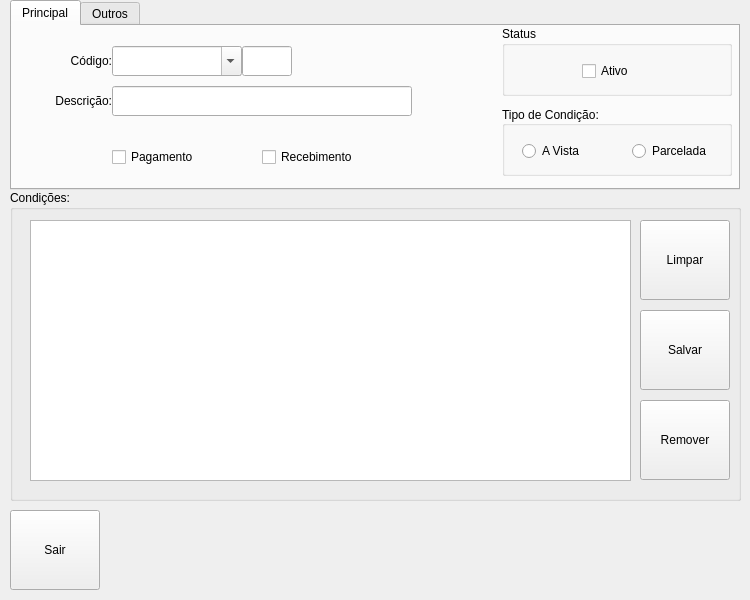
<?xml version="1.0" encoding="UTF-8"?>
<ui version="4.0">
 <class>FormTerms</class>
 <widget class="QDialog" name="FormTerms">
  <property name="geometry">
   <rect>
    <x>0</x>
    <y>0</y>
    <width>750</width>
    <height>600</height>
   </rect>
  </property>
  <property name="minimumSize">
   <size>
    <width>750</width>
    <height>600</height>
   </size>
  </property>
  <property name="maximumSize">
   <size>
    <width>750</width>
    <height>600</height>
   </size>
  </property>
  <property name="windowTitle">
   <string>Manutenção em Condições de Pagamentos</string>
  </property>
  <property name="windowIcon">
   <iconset resource="../images.qrc">
    <normaloff>:/images/PNG/128x128/gnome-system-config-128x128.png</normaloff>:/images/PNG/128x128/gnome-system-config-128x128.png</iconset>
  </property>
  <property name="toolTip">
   <string>Permite Adicionar, Alterar ou Excluir uma Condição de  Pagamento...</string>
  </property>
  <widget class="QGroupBox" name="GBoxView">
   <property name="geometry">
    <rect>
     <x>10</x>
     <y>190</y>
     <width>731</width>
     <height>311</height>
    </rect>
   </property>
   <property name="title">
    <string>Condições:</string>
   </property>
   <widget class="QTableView" name="TableViewTerms">
    <property name="geometry">
     <rect>
      <x>20</x>
      <y>30</y>
      <width>601</width>
      <height>261</height>
     </rect>
    </property>
    <property name="toolTip">
     <string>Condições de Pagamentos Atuais...</string>
    </property>
   </widget>
   <widget class="QToolButton" name="TButtonRemoveTerm">
    <property name="geometry">
     <rect>
      <x>630</x>
      <y>210</y>
      <width>90</width>
      <height>80</height>
     </rect>
    </property>
    <property name="toolTip">
     <string>Fazer Remoção da Condição de Pagamento Selecionada...</string>
    </property>
    <property name="text">
     <string>Remover</string>
    </property>
    <property name="icon">
     <iconset resource="../images.qrc">
      <normaloff>:/images/PNG/48x48/delete-48x48.png</normaloff>:/images/PNG/48x48/delete-48x48.png</iconset>
    </property>
    <property name="iconSize">
     <size>
      <width>48</width>
      <height>48</height>
     </size>
    </property>
    <property name="toolButtonStyle">
     <enum>Qt::ToolButtonTextUnderIcon</enum>
    </property>
   </widget>
   <widget class="QToolButton" name="TButtonCleanForm">
    <property name="geometry">
     <rect>
      <x>630</x>
      <y>30</y>
      <width>90</width>
      <height>80</height>
     </rect>
    </property>
    <property name="toolTip">
     <string>Permite Limpar os Campos do Formulário das Condições de Pagamentos...</string>
    </property>
    <property name="text">
     <string>Limpar</string>
    </property>
    <property name="icon">
     <iconset resource="../images.qrc">
      <normaloff>:/images/PNG/48x48/Rebuild-48x48.png</normaloff>:/images/PNG/48x48/Rebuild-48x48.png</iconset>
    </property>
    <property name="iconSize">
     <size>
      <width>48</width>
      <height>48</height>
     </size>
    </property>
    <property name="toolButtonStyle">
     <enum>Qt::ToolButtonTextUnderIcon</enum>
    </property>
   </widget>
   <widget class="QToolButton" name="TButtonSaveTerm">
    <property name="geometry">
     <rect>
      <x>630</x>
      <y>120</y>
      <width>90</width>
      <height>80</height>
     </rect>
    </property>
    <property name="toolTip">
     <string>Salvar os Dados para a Condição de Pagamento...</string>
    </property>
    <property name="text">
     <string>Salvar</string>
    </property>
    <property name="icon">
     <iconset resource="../images.qrc">
      <normaloff>:/images/PNG/48x48/Filesave-48x48.png</normaloff>:/images/PNG/48x48/Filesave-48x48.png</iconset>
    </property>
    <property name="iconSize">
     <size>
      <width>48</width>
      <height>48</height>
     </size>
    </property>
    <property name="toolButtonStyle">
     <enum>Qt::ToolButtonTextUnderIcon</enum>
    </property>
   </widget>
  </widget>
  <widget class="QToolButton" name="TButtonExitTerm">
   <property name="geometry">
    <rect>
     <x>10</x>
     <y>510</y>
     <width>90</width>
     <height>80</height>
    </rect>
   </property>
   <property name="toolTip">
    <string>Permite Sair da Janela de Manutenção de Condições de Pagamentos...</string>
   </property>
   <property name="text">
    <string>Sair</string>
   </property>
   <property name="icon">
    <iconset resource="../images.qrc">
     <normaloff>:/images/PNG/48x48/Exithome-48x48.png</normaloff>:/images/PNG/48x48/Exithome-48x48.png</iconset>
   </property>
   <property name="iconSize">
    <size>
     <width>48</width>
     <height>48</height>
    </size>
   </property>
   <property name="toolButtonStyle">
    <enum>Qt::ToolButtonTextUnderIcon</enum>
   </property>
  </widget>
  <widget class="QTabWidget" name="TabWidgetMain">
   <property name="geometry">
    <rect>
     <x>10</x>
     <y>0</y>
     <width>730</width>
     <height>190</height>
    </rect>
   </property>
   <property name="currentIndex">
    <number>0</number>
   </property>
   <widget class="QWidget" name="TabMain">
    <attribute name="title">
     <string>Principal</string>
    </attribute>
    <widget class="QLineEdit" name="LEditTermsID">
     <property name="geometry">
      <rect>
       <x>230</x>
       <y>20</y>
       <width>50</width>
       <height>30</height>
      </rect>
     </property>
    </widget>
    <widget class="QLabel" name="LabelTermsCode">
     <property name="geometry">
      <rect>
       <x>0</x>
       <y>20</y>
       <width>100</width>
       <height>30</height>
      </rect>
     </property>
     <property name="text">
      <string>Código:</string>
     </property>
     <property name="alignment">
      <set>Qt::AlignRight|Qt::AlignTrailing|Qt::AlignVCenter</set>
     </property>
    </widget>
    <widget class="QComboBox" name="CBoxTermsCode">
     <property name="geometry">
      <rect>
       <x>100</x>
       <y>20</y>
       <width>130</width>
       <height>30</height>
      </rect>
     </property>
     <property name="toolTip">
      <string>Informar um Código para a Condição de Pagamento Desejada...</string>
     </property>
     <property name="editable">
      <bool>true</bool>
     </property>
    </widget>
    <widget class="QGroupBox" name="GBoxTermsStatusActive">
     <property name="geometry">
      <rect>
       <x>490</x>
       <y>0</y>
       <width>230</width>
       <height>70</height>
      </rect>
     </property>
     <property name="title">
      <string>Status</string>
     </property>
     <widget class="QCheckBox" name="CheckBoxTermsStatusActive">
      <property name="geometry">
       <rect>
        <x>80</x>
        <y>30</y>
        <width>100</width>
        <height>30</height>
       </rect>
      </property>
      <property name="toolTip">
       <string>Ativar para a Condição poder ser Usada...</string>
      </property>
      <property name="text">
       <string>Ativo</string>
      </property>
     </widget>
    </widget>
    <widget class="QLineEdit" name="LEditTermsDescrip">
     <property name="geometry">
      <rect>
       <x>100</x>
       <y>60</y>
       <width>300</width>
       <height>30</height>
      </rect>
     </property>
     <property name="toolTip">
      <string>Informar uma Descrição para a Condição de Vendas/Compras...</string>
     </property>
     <property name="alignment">
      <set>Qt::AlignLeading|Qt::AlignLeft|Qt::AlignVCenter</set>
     </property>
    </widget>
    <widget class="QLabel" name="LabelTermsDescrip">
     <property name="geometry">
      <rect>
       <x>0</x>
       <y>60</y>
       <width>100</width>
       <height>30</height>
      </rect>
     </property>
     <property name="text">
      <string>Descrição:</string>
     </property>
     <property name="alignment">
      <set>Qt::AlignRight|Qt::AlignTrailing|Qt::AlignVCenter</set>
     </property>
    </widget>
    <widget class="QCheckBox" name="CheckBoxPayable">
     <property name="geometry">
      <rect>
       <x>100</x>
       <y>120</y>
       <width>120</width>
       <height>22</height>
      </rect>
     </property>
     <property name="toolTip">
      <string>Marcar para uma Condição de Pagamentos...</string>
     </property>
     <property name="text">
      <string>Pagamento</string>
     </property>
    </widget>
    <widget class="QCheckBox" name="CheckBoxReceivables">
     <property name="geometry">
      <rect>
       <x>250</x>
       <y>120</y>
       <width>120</width>
       <height>22</height>
      </rect>
     </property>
     <property name="toolTip">
      <string>Marcar para uma Condição de Recebimentos...</string>
     </property>
     <property name="text">
      <string>Recebimento</string>
     </property>
    </widget>
    <widget class="QGroupBox" name="GBoxTermsType">
     <property name="geometry">
      <rect>
       <x>490</x>
       <y>80</y>
       <width>230</width>
       <height>70</height>
      </rect>
     </property>
     <property name="title">
      <string>Tipo de Condição:</string>
     </property>
     <property name="alignment">
      <set>Qt::AlignLeading|Qt::AlignLeft|Qt::AlignVCenter</set>
     </property>
     <widget class="QRadioButton" name="RButtonTermsInCash">
      <property name="geometry">
       <rect>
        <x>20</x>
        <y>30</y>
        <width>100</width>
        <height>30</height>
       </rect>
      </property>
      <property name="toolTip">
       <string>Ativar para uma Condição A Vista...</string>
      </property>
      <property name="text">
       <string>A Vista</string>
      </property>
     </widget>
     <widget class="QRadioButton" name="RButtonTermsSubDivision">
      <property name="geometry">
       <rect>
        <x>130</x>
        <y>30</y>
        <width>100</width>
        <height>30</height>
       </rect>
      </property>
      <property name="toolTip">
       <string>Ativar para uma Condição Parcelada...</string>
      </property>
      <property name="text">
       <string>Parcelada</string>
      </property>
     </widget>
    </widget>
   </widget>
   <widget class="QWidget" name="TabOthers">
    <attribute name="title">
     <string>Outros</string>
    </attribute>
    <widget class="QGroupBox" name="GBoxTypeDue">
     <property name="geometry">
      <rect>
       <x>10</x>
       <y>10</y>
       <width>151</width>
       <height>130</height>
      </rect>
     </property>
     <property name="title">
      <string>Tipo Vencimento</string>
     </property>
     <widget class="QRadioButton" name="RButtonForTypeCutOffDay">
      <property name="geometry">
       <rect>
        <x>10</x>
        <y>80</y>
        <width>130</width>
        <height>22</height>
       </rect>
      </property>
      <property name="toolTip">
       <string>Marcar para o Faturamento para Uma Data  de Corte...</string>
      </property>
      <property name="text">
       <string>Dia(s) de Corte</string>
      </property>
     </widget>
     <widget class="QRadioButton" name="RButtonForTypeDueDays">
      <property name="geometry">
       <rect>
        <x>10</x>
        <y>40</y>
        <width>130</width>
        <height>22</height>
       </rect>
      </property>
      <property name="toolTip">
       <string>Marcar para o Faturamento para a Quant. Dias Infomados...</string>
      </property>
      <property name="text">
       <string>Dias para Pagar</string>
      </property>
     </widget>
    </widget>
    <widget class="QGroupBox" name="GBoxOthers">
     <property name="geometry">
      <rect>
       <x>170</x>
       <y>10</y>
       <width>551</width>
       <height>130</height>
      </rect>
     </property>
     <property name="title">
      <string>Outros</string>
     </property>
     <widget class="QSpinBox" name="SBoxTermsDueDaysLimite">
      <property name="geometry">
       <rect>
        <x>270</x>
        <y>30</y>
        <width>60</width>
        <height>30</height>
       </rect>
      </property>
      <property name="toolTip">
       <string>Informar a Quantidade de Dias para o Faturamento...</string>
      </property>
      <property name="alignment">
       <set>Qt::AlignCenter</set>
      </property>
     </widget>
     <widget class="QLabel" name="LabelTermsDiscountDaysLimite">
      <property name="geometry">
       <rect>
        <x>340</x>
        <y>30</y>
        <width>140</width>
        <height>30</height>
       </rect>
      </property>
      <property name="text">
       <string>Dias de Antecipação: </string>
      </property>
      <property name="alignment">
       <set>Qt::AlignRight|Qt::AlignTrailing|Qt::AlignVCenter</set>
      </property>
     </widget>
     <widget class="QSpinBox" name="SBoxTermsCutOffDay">
      <property name="geometry">
       <rect>
        <x>270</x>
        <y>80</y>
        <width>60</width>
        <height>30</height>
       </rect>
      </property>
      <property name="toolTip">
       <string>Informar a Quantidade de Dias para o Corte da Fatura...</string>
      </property>
      <property name="alignment">
       <set>Qt::AlignCenter</set>
      </property>
     </widget>
     <widget class="QLabel" name="LabelTermsDiscountPercentLimite">
      <property name="geometry">
       <rect>
        <x>350</x>
        <y>80</y>
        <width>130</width>
        <height>30</height>
       </rect>
      </property>
      <property name="text">
       <string>Percentual (%): </string>
      </property>
      <property name="alignment">
       <set>Qt::AlignRight|Qt::AlignTrailing|Qt::AlignVCenter</set>
      </property>
     </widget>
     <widget class="QSpinBox" name="SBoxTermsQuantOfDaysByInstall">
      <property name="geometry">
       <rect>
        <x>110</x>
        <y>80</y>
        <width>60</width>
        <height>30</height>
       </rect>
      </property>
      <property name="toolTip">
       <string>Informar a Quantidade de Dias para Cada Parcela...</string>
      </property>
      <property name="alignment">
       <set>Qt::AlignCenter</set>
      </property>
     </widget>
     <widget class="QLabel" name="LabelTermsCutOffDay">
      <property name="geometry">
       <rect>
        <x>170</x>
        <y>80</y>
        <width>100</width>
        <height>30</height>
       </rect>
      </property>
      <property name="text">
       <string>Dia de Corte: </string>
      </property>
      <property name="alignment">
       <set>Qt::AlignRight|Qt::AlignTrailing|Qt::AlignVCenter</set>
      </property>
     </widget>
     <widget class="QLabel" name="LabelTermsQuantOfInstallments">
      <property name="geometry">
       <rect>
        <x>0</x>
        <y>30</y>
        <width>110</width>
        <height>30</height>
       </rect>
      </property>
      <property name="text">
       <string>Núm. Parcelas: </string>
      </property>
      <property name="alignment">
       <set>Qt::AlignRight|Qt::AlignTrailing|Qt::AlignVCenter</set>
      </property>
     </widget>
     <widget class="QSpinBox" name="SBoxTermsQuantitiesOfInstallments">
      <property name="geometry">
       <rect>
        <x>110</x>
        <y>30</y>
        <width>60</width>
        <height>30</height>
       </rect>
      </property>
      <property name="toolTip">
       <string>Informar as Quantidades de Parcelas para Vendas/Compras...</string>
      </property>
      <property name="alignment">
       <set>Qt::AlignCenter</set>
      </property>
     </widget>
     <widget class="QLabel" name="LabelTermsQuantOfDaysByInstall">
      <property name="geometry">
       <rect>
        <x>10</x>
        <y>80</y>
        <width>100</width>
        <height>30</height>
       </rect>
      </property>
      <property name="text">
       <string>Dias  Parcela: </string>
      </property>
      <property name="alignment">
       <set>Qt::AlignRight|Qt::AlignTrailing|Qt::AlignVCenter</set>
      </property>
     </widget>
     <widget class="QLabel" name="LabelTermsDueDaysLimite">
      <property name="geometry">
       <rect>
        <x>170</x>
        <y>30</y>
        <width>100</width>
        <height>30</height>
       </rect>
      </property>
      <property name="text">
       <string>Dias devido: </string>
      </property>
      <property name="alignment">
       <set>Qt::AlignRight|Qt::AlignTrailing|Qt::AlignVCenter</set>
      </property>
     </widget>
     <widget class="QSpinBox" name="SBoxTermsDiscountDaysLimite">
      <property name="geometry">
       <rect>
        <x>480</x>
        <y>30</y>
        <width>60</width>
        <height>30</height>
       </rect>
      </property>
      <property name="toolTip">
       <string>Informar a Quantidade de Dias para Recebimento/Pagamentos com Descontos...</string>
      </property>
      <property name="alignment">
       <set>Qt::AlignCenter</set>
      </property>
     </widget>
     <widget class="QLineEdit" name="LEditTermsDiscountPercentLimite">
      <property name="geometry">
       <rect>
        <x>480</x>
        <y>80</y>
        <width>60</width>
        <height>30</height>
       </rect>
      </property>
      <property name="toolTip">
       <string>Informar um Percentual de Desconto para Recebimento/Pagamento  Antecipado...</string>
      </property>
      <property name="alignment">
       <set>Qt::AlignCenter</set>
      </property>
     </widget>
    </widget>
   </widget>
  </widget>
 </widget>
 <resources>
  <include location="../images.qrc"/>
 </resources>
 <connections/>
</ui>
